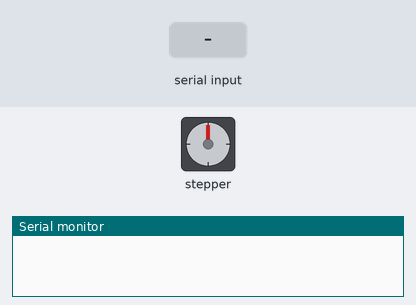
This sketch was run on a simulated Arduino Uno, built with avr-gcc and run on an emulated ATmega328P. On the bench: stepper motor, the last lines printed to the serial monitor. Inputs (shaded band) come from the test bench. Stepper angles assume 200 steps per turn.

Above: at 1.2 s.
1.3 s: "1" received over Serial
At 4.1 s:
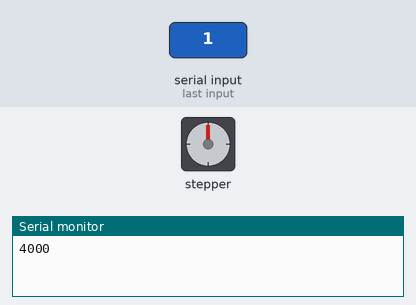
7.3 s: "1" received over Serial
At 9.8 s:
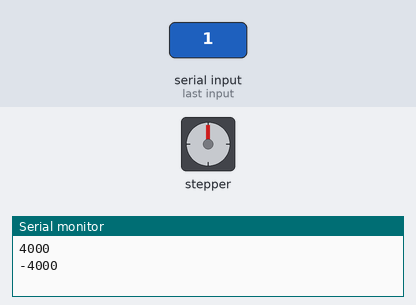
Timing chart, 0 to 18.3 s (numbered marks = the images above; inputs shaded):
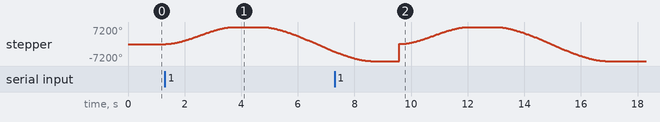

The sketch:

sang11.28.ino
```cpp
 /*
속도단위 steps/seconds
Full Step (LLL): 1바퀴=200스텝
Half Step (HLL): 1바퀴=400스텝
Quarter step (LHL):1바퀴=800스텝
Eighth step (HHL):1바퀴 1600스텝
Sixteenth step (HHH): 1바퀴 3200스텝

*/

#include <AccelStepper.h>

// Define pin connections
const int dirPin = 2;   // Dir핀 설정
const int stepPin = 3;  // Step핀 설정
const int ena = 6;  // Step핀 설정

// Define motor interface type
#define motorInterfaceType 1
#define LED 8
// Creates an instance
AccelStepper myStepper(AccelStepper::DRIVER, stepPin, dirPin);

void setup() {
  myStepper.stop();
  myStepper.disableOutputs();
  Serial.begin(9600);
}

void loop() {


  if (Serial.available()) {
    char command = Serial.read();
    myStepper.setCurrentPosition(0); // 현재 위치를 0으로 설정
    if (command == '1') {myStepper.setMaxSpeed(12000);  // 최대속도 설정 (단위: 스텝/초)
      myStepper.setAcceleration(5000); // 가속도 설정 (단위: 스텝/초^2)

      myStepper.setSpeed(300); // 초기 속도 설정 (단위: 스텝/초)
      myStepper.moveTo(4000);
      for(int i=0;i<2;i++){//5번 반복
        while (myStepper.distanceToGo() != 0){
          myStepper.run();
        }
        myStepper.moveTo(-myStepper.currentPosition());
        Serial.println(myStepper.currentPosition());
        delay(1000);
      }
    }
  myStepper.stop();
  myStepper.disableOutputs();
  }
}
```

Measured:
- after the input at 1.3 s, stepper: turns 7200° clockwise in 2.4 s, then 10395° counter-clockwise in 2.5 s
